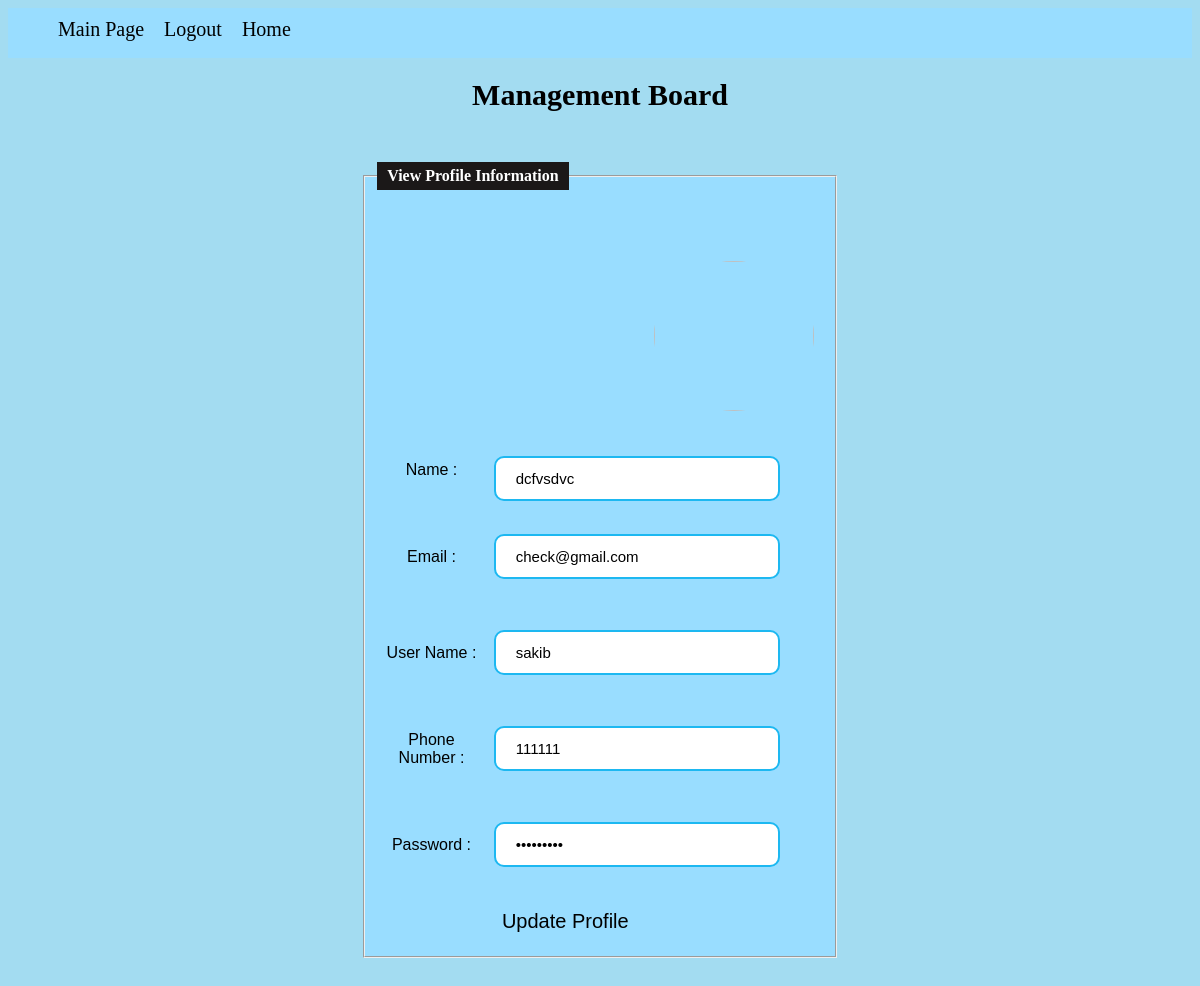
The app's page /Management/View/Profile.php (signed in) with its own data.
### tables this page shows
CREATE TABLE `management` (
  `Id` int(100) NOT NULL,
  `Name` varchar(100) NOT NULL,
  `Email` varchar(100) NOT NULL,
  `Gender` varchar(100) NOT NULL,
  `Username` varchar(100) NOT NULL,
  `Password` varchar(100) NOT NULL,
  `Contact` varchar(100) NOT NULL,
  `Photo` varchar(200) NOT NULL
);

### Management/Model/db.php (called while the page is built, shortened)
<?php
class db{
function ShowData($conn,$User)
{
    $result = $conn->query("SELECT * FROM management WHERE Username='". $User."' AND Username='". $User."'");
    return $result;
}
}

### Management/View/Profile.php (the view, shortened to what this page needs)
<?php
include("header.php");
include("../Model/db.php");
?>
<?php
$Email=$User=$Phone=$Address=$Date=$photo=$Speciality="";
$Image="";
$connection = new db();
$conobj=$connection->OpenCon();
$userQuery=$connection->ShowData($conobj,$_SESSION["Username"]);
if ($userQuery->num_rows > 0) {
    while($row = $userQuery->fetch_assoc()) {
      $Name=$row["Name"];
      $Email=$row["Email"];
      $User=$row["Username"];
      $Pass=$row["Password"];
      $Phone=$row["Contact"];
      $Image=$row["Photo"];
  }
}
?>
<!DOCTYPE html>
<html>
<head>
<div class = 'header sticky'>
<link rel="stylesheet" type="text/css" href="../CSS/Design2.css">
<center><h1 font color='white'> Management Board</h1> </center>
</div>
</head>
<body style="background-color:#a3dcf1;">
    <form method="post" action="" enctype="multipart/form-data">
       <fieldset>
    <legend><b>View Profile Information</b></legend><br>
          <table>
            <tr>
                <td></td>
                <td></td>
                <td>
                <a href="Profile.php"> <img src="<?php echo $Image;?>" height="150" width="200" style="border-radius: 60%;"></a>
                </td>
            </tr>
            <tr>
                <td>Name : <br><br></td>
                <td> <input type="text" name="name" class="form-control" value="<?php echo $Name; ?>" readonly/> </td>
                <br><br>
            </tr>
            <tr>
                <td>
                <label>Email :<br><br> </label></td>
                <td>  <input type="text" name="email" class="form-control" value="<?php echo $Email; ?>"readonly/><br><br> </td>
            </tr>
            <tr>
                <td>
                <label>User Name : <br><br></label></td>
                <td> <input type="text" name="userName" class="form-control" value="<?php echo $User; ?>" readonly/><br><br> </td>
            </tr>
            <tr>
                <td>
                <label>Phone Number : <br><br></label></td>
                <td> <input type="text" name="phone" class="form-control" value="<?php echo $Phone; ?>" readonly/><br><br> </td>
            </tr>
            <tr>
                <td>
                <label>Password : <br><br></label></td>
                <td> <input type="password" name="password" class="form-control" value="<?php echo $Pass;?>"readonly/><br> <br></td>
            </tr>
            <tr>
                <td></td>
                <td class="btn">
               <a href="UpdateProfile.php">Update Profile</a>
                </td>
            </tr>
            </table>
        </fieldset>
    </form>
    <br />
</body>
</html>

### Doctor/Asset/CSS/Design2.css (style rules this page uses)
a { text-decoration:none; }
.header h1 { font-size: 30px; }
input[type=text], select { width: 200%; padding: 12px 20px; margin: 8px 0; display: inline-block; box-sizing: border-box; border: none; border-radius:10px; border: 2px solid #1db8f1; }
input[type=password], select { width: 200%; padding: 12px 20px; margin: 8px 0; display: inline-block; border-radius: 10px; border: none; border: 2px solid #1db8f1; box-sizing: border-box; }
img { display: block; margin-left: auto; margin-right: auto; width: 20%; }
fieldset { background-color: #a3dcf1; display: block; margin-left: 400px; margin-right: 400px; padding-top: 0.5em; padding-bottom: 0.9em; }
legend { background-color: rgb(27, 24, 24); color: white; padding: 5px 10px; }
img { display: block; margin-left: auto; -right: -200px; width: 20%; }

### Management/View/header.php (style rules this page uses)
a { text-decoration:none; font-size:20px; color:Black; margin-top:10px; }
table { font-family: arial, sans-serif; border-collapse: collapse; width: 100%; }
td { border: 1px solid #99ddff; text-align: left; padding: 8px; }
tr:nth-child(even) { background-color:#99ddff ; }
td { text-align: center; }
input { border-radius:5px; border:none; }

### Management/View/Profile.php (style rules this page uses)
fieldset { margin-left:30%; margin-right:30%; margin-top:50px; background-color: #99ddff; }
input { border-radius:5px; font-size:15px; }
body { background-image: url('Media/4.jpg'); }
a { color:black; }
img { border-radius:20px; width:160px; margin-bottom:20px; }
input { border:none; }

### records on screen
management: name "dcfvsdvc", email "check@gmail.com", userName "sakib", phone "111111"
